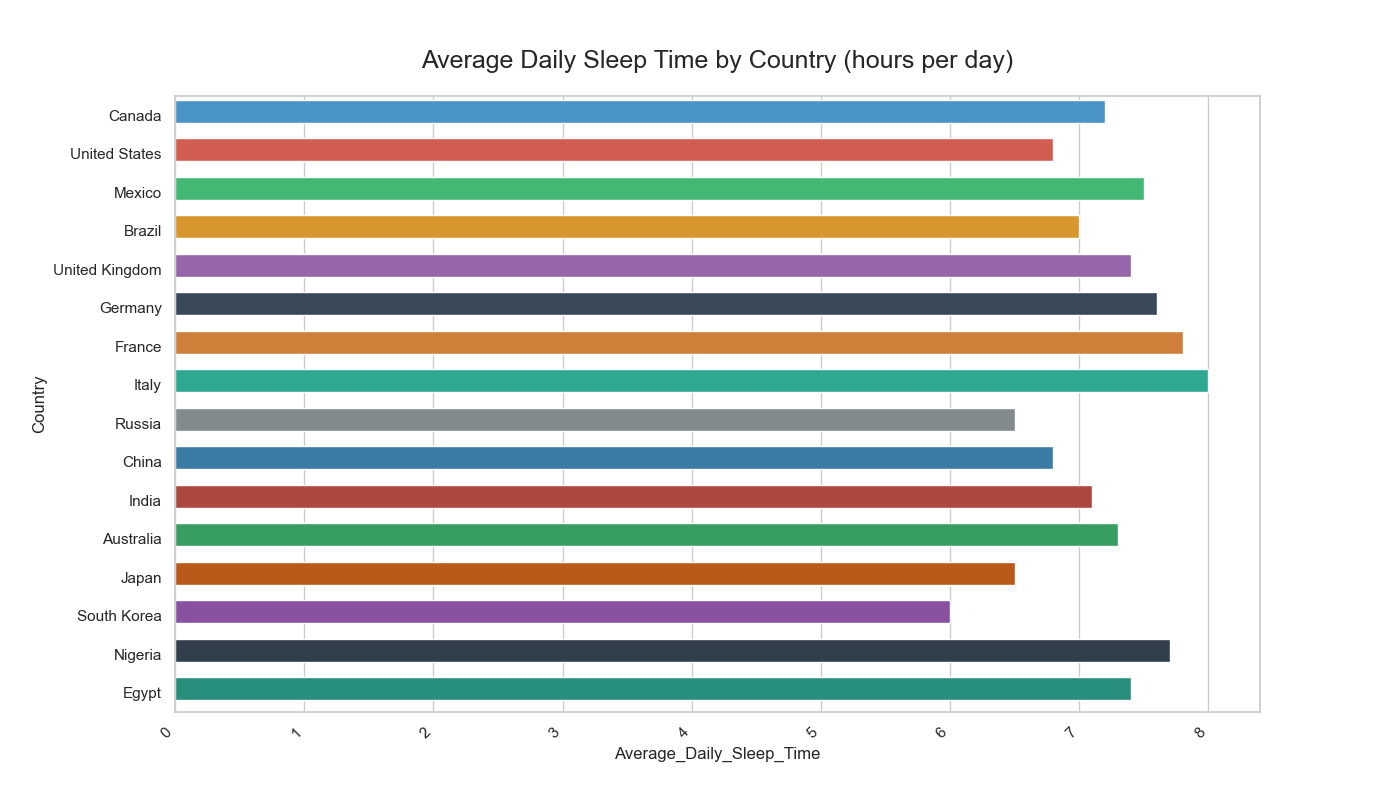

Write the Python code that produced this figure.

import seaborn as sns
import matplotlib.pyplot as plt
import pandas as pd

# Generate the data
data = {
    'Country': ['Canada', 'United States', 'Mexico', 'Brazil', 'United Kingdom', 'Germany', 
                'France', 'Italy', 'Russia', 'China', 'India', 'Australia', 'Japan', 
                'South Korea', 'Nigeria', 'Egypt'],
    'Average_Daily_Sleep_Time': [7.2, 6.8, 7.5, 7.0, 7.4, 7.6, 7.8, 8.0, 6.5, 6.8, 7.1, 7.3, 6.5, 6.0, 7.7, 7.4]
}

# Create a DataFrame
df = pd.DataFrame(data)

# Set the aesthetic style of the plots
sns.set_style('whitegrid')

# Create the horizontal bar chart
plt.figure(figsize=(14, 8))  # Change width and height of the chart
ax = sns.barplot(y='Country', x='Average_Daily_Sleep_Time', data=df, palette=['#3498db', '#e74c3c', '#2ecc71', 
                                                                               '#f39c12', '#9b59b6', '#34495e',
                                                                               '#e67e22', '#1abc9c', '#7f8c8d',
                                                                               '#2980b9', '#c0392b', '#27ae60',
                                                                               '#d35400', '#8e44ad', '#2c3e50',
                                                                               '#16a085'],
                 dodge=False)

# Modify the height of bars
for bar in ax.patches:
    bar.set_height(0.6)

# Set the title
ax.set_title('Average Daily Sleep Time by Country (hours per day)', fontsize=18, pad=20)

# Rotate x-axis labels for better readability
ax.set_xticklabels(ax.get_xticklabels(), rotation=45, horizontalalignment='right')

# Show the plot
plt.show()
